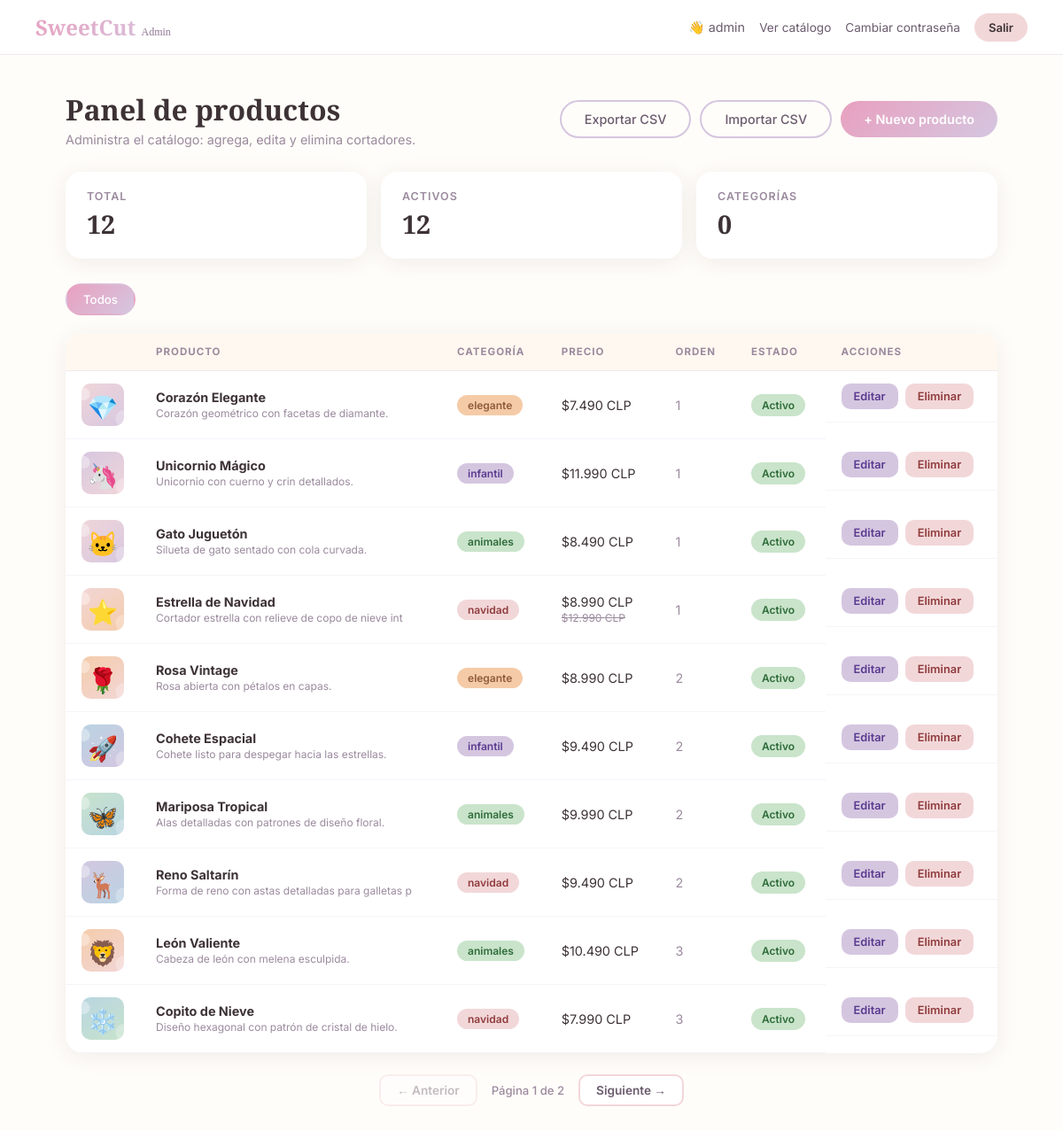
The app's page /admin/index.php?cat=elegante (signed in), older data.
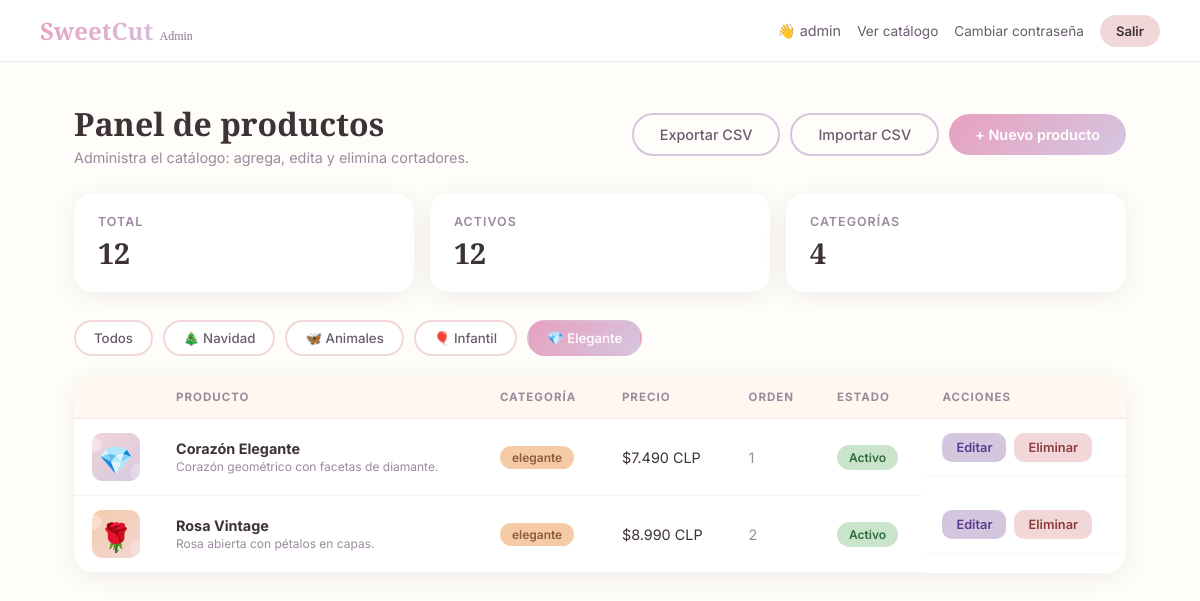
The same page, newer data.
### tables this page shows
CREATE TABLE IF NOT EXISTS products (
  id INT AUTO_INCREMENT PRIMARY KEY,
  name VARCHAR(100) NOT NULL,
  category VARCHAR(20) NOT NULL,
  description TEXT,
  price DECIMAL(10,2) NOT NULL,
  old_price DECIMAL(10,2) DEFAULT NULL,
  emoji VARCHAR(10) DEFAULT NULL,
  image VARCHAR(255) DEFAULT NULL,
  image_thumb VARCHAR(255) DEFAULT NULL,
  sort_order INT DEFAULT 0,
  active TINYINT(1) DEFAULT 1,
  created_at TIMESTAMP DEFAULT CURRENT_TIMESTAMP
);

CREATE TABLE IF NOT EXISTS categories (
  id INT AUTO_INCREMENT PRIMARY KEY,
  name VARCHAR(50) UNIQUE NOT NULL,
  label VARCHAR(50) NOT NULL,
  emoji VARCHAR(10) DEFAULT NULL,
  sort_order INT DEFAULT 0
);

### admin/index.php (the view, shortened to what the changed rows need)
<?php
require_once __DIR__ . '/../config/database.php';
$cat = isset($_GET['cat']) ? $_GET['cat'] : '';
$categories = $pdo->query("SELECT name, label, emoji FROM categories ORDER BY sort_order ASC, name ASC")->fetchAll();
$catNames = array_column($categories, 'name');
if ($cat !== '' && !in_array($cat, $catNames, true)) {
    $cat = '';
}
$perPage = 10;
$page = max(1, (int)($_GET['page'] ?? 1));
$offset = ($page - 1) * $perPage;
if ($cat !== '') {
    $countSql = "SELECT COUNT(*) FROM products WHERE category = ?";
    $countParams = [$cat];
    $where = " WHERE category = ?";
    $whereParams = [$cat];
} else {
    $countSql = "SELECT COUNT(*) FROM products";
    $countParams = [];
    $where = "";
    $whereParams = [];
}
$stmtCount = $pdo->prepare($countSql);
$stmtCount->execute($countParams);
$totalRows = (int)$stmtCount->fetchColumn();
$totalPages = max(1, (int)ceil($totalRows / $perPage));
$sql = "SELECT * FROM products$where ORDER BY sort_order ASC, id DESC LIMIT $perPage OFFSET $offset";
$stmt = $pdo->prepare($sql);
$stmt->execute($whereParams);
$products = $stmt->fetchAll();
$baseUrl = 'index.php' . ($cat !== '' ? '?cat=' . urlencode($cat) . '&' : '?');
?>
<!DOCTYPE html>
<html lang="es">
<head>
  <link rel="stylesheet" href="admin-style.css">
</head>
<body>
  <main class="admin-main">
    <div class="admin-header">
      <div>
        <h1>Panel de productos</h1>
      </div>
    </div>
    <div class="stat-grid">
      <div class="stat-card"><span class="stat-label">Categorías</span><span class="stat-value"><?= count($categories) ?></span></div>
    </div>
    <div class="filter-bar">
      <a href="index.php" class="filter-chip <?= $cat === '' ? 'active' : '' ?>">Todos</a>
      <?php foreach ($categories as $c): ?>
        <a href="index.php?cat=<?= urlencode($c['name']) ?>" class="filter-chip <?= $cat === $c['name'] ? 'active' : '' ?>">
          <?= htmlspecialchars($c['emoji'] ?? '') ?> <?= htmlspecialchars($c['label'] ?? $c['name']) ?>
        </a>
      <?php endforeach; ?>
    </div>
    <div class="table-card">
      <table class="admin-table">
        <thead>
          <tr>
            <th></th>
            <th>Producto</th>
            <th>Categoría</th>
            <th>Precio</th>
            <th>Orden</th>
            <th>Estado</th>
            <th>Acciones</th>
          </tr>
        </thead>
        <tbody>
          <?php foreach ($products as $p): ?>
            <tr>
              <td class="cell-emoji">
                <?php if (!empty($p['image'])): ?>
                  <img src="../<?= htmlspecialchars($p['image_thumb'] ?: $p['image']) ?>" class="cell-thumb" alt="<?= htmlspecialchars($p['name']) ?>">
                <?php else: ?>
                  <?= htmlspecialchars($p['emoji'] ?? '🍪') ?>
                <?php endif; ?>
              </td>
              <td>
                <strong><?= htmlspecialchars($p['name']) ?></strong>
                <br><small class="muted"><?= htmlspecialchars(mb_substr($p['description'] ?? '', 0, 50)) ?></small>
              </td>
              <td><span class="pill pill-<?= htmlspecialchars($p['category']) ?>"><?= htmlspecialchars($p['category']) ?></span></td>
              <td>
                <?= '$' . number_format($p['price'], 0, ',', '.') ?> CLP
                <?php if ($p['old_price']): ?><br><small class="muted old-price"><?= '$' . number_format($p['old_price'], 0, ',', '.') ?> CLP</small><?php endif; ?>
              </td>
              <td><span class="muted"><?= (int)$p['sort_order'] ?></span></td>
              <td>
                <form method="POST" action="toggle-active.php" class="inline-form">
                  <button type="submit" class="badge-status <?= $p['active'] ? 'status-on' : 'status-off' ?>">
                    <?= $p['active'] ? 'Activo' : 'Inactivo' ?>
                  </button>
                </form>
              </td>
              <td class="cell-actions">
                <a href="product-form.php?id=<?= $p['id'] ?>" class="btn-small btn-edit">Editar</a>
                <form method="POST" action="delete-product.php" id="delete-form-<?= $p['id'] ?>" class="inline-form">
                  <button type="button" class="btn-small btn-delete" data-name="<?= htmlspecialchars($p['name'], ENT_QUOTES) ?>" onclick="openDeleteModal(this)">Eliminar</button>
                </form>
              </td>
            </tr>
          <?php endforeach; ?>
        </tbody>
      </table>
    </div>
    <?php if ($totalPages > 1): ?>
      <div class="admin-pagination">
        <a href="<?= $baseUrl ?>page=<?= $page - 1 ?>" class="page-link <?= $page <= 1 ? 'disabled' : '' ?>">← Anterior</a>
        <span class="page-info">Página <?= $page ?> de <?= $totalPages ?></span>
        <a href="<?= $baseUrl ?>page=<?= $page + 1 ?>" class="page-link <?= $page >= $totalPages ? 'disabled' : '' ?>">Siguiente →</a>
      </div>
    <?php endif; ?>
  </main>
</body>
</html>

Row changes from the older to the newer data that the page shows:
no longer on this page (row unchanged): products: image (picture), name "Unicornio Mágico", description "Unicornio con cuerno y crin detallados.", category "infantil", price "11.990", sort_order "1", active "Activo"
no longer on this page (row unchanged): products: image (picture), name "Gato Juguetón", description "Silueta de gato sentado con cola curvada.", category "animales", price "8.490", sort_order "1", active "Activo"
no longer on this page (row unchanged): products: image (picture), name "Estrella de Navidad", description "Cortador estrella con relieve de copo de nieve int", category "navidad", price "8.990", old_price "12.990", sort_order "1", active "Activo"
no longer on this page (row unchanged): products: image (picture), name "Cohete Espacial", description "Cohete listo para despegar hacia las estrellas.", category "infantil", price "9.490", sort_order "2", active "Activo"
no longer on this page (row unchanged): products: image (picture), name "Mariposa Tropical", description "Alas detalladas con patrones de diseño floral.", category "animales", price "9.990", sort_order "2", active "Activo"
no longer on this page (row unchanged): products: image (picture), name "Reno Saltarín", description "Forma de reno con astas detalladas para galletas p", category "navidad", price "9.490", sort_order "2", active "Activo"
no longer on this page (row unchanged): products: image (picture), name "León Valiente", description "Cabeza de león con melena esculpida.", category "animales", price "10.490", sort_order "3", active "Activo"
no longer on this page (row unchanged): products: image (picture), name "Copito de Nieve", description "Diseño hexagonal con patrón de cristal de hielo.", category "navidad", price "7.990", sort_order "3", active "Activo"
added categories: emoji "🎄", label "Navidad"
added categories: emoji "🦋", label "Animales"
added categories: emoji "🎈", label "Infantil"
added categories: emoji "💎", label "Elegante", name "elegante" (drawn)
Text that changed along with them:
count($categories): "0" → "4"
$page: "1" → (not shown)
$totalPages: "2" → (not shown)
text no longer shown: "← Anterior Página de Siguiente →"
